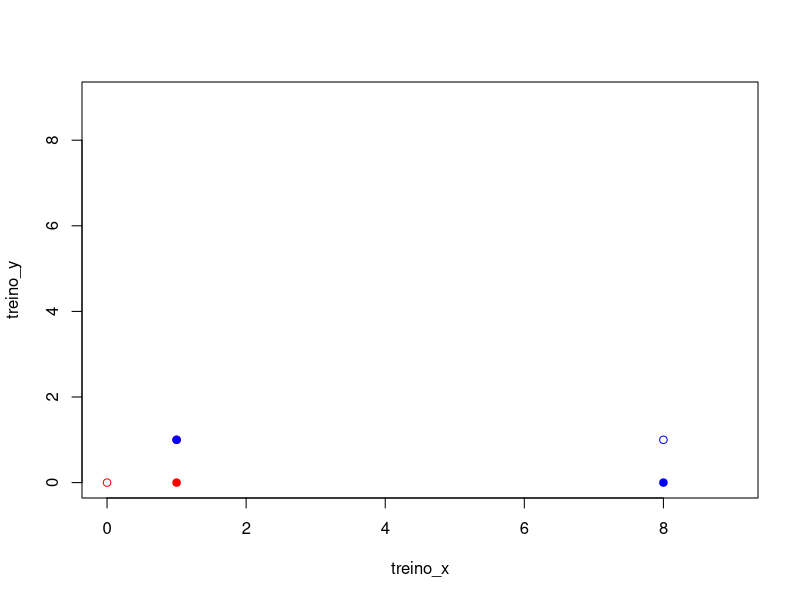

Generate this figure with R:
treino_x = c(1,8,0)
treino_y = c(1,1,0)

teste_x = c(1,1,8)
teste_y = c(1,0,0)

# cria gráfico do conjunto de treino usando pontos vazados
plot(treino_x, treino_y, col = c('red', 'blue', 'red'), xlim=c(0,9), ylim=c(0,9))
# adiciona os pontos do conjunto de teste utilizando pontos cheios
points(teste_x, teste_y, col = c('blue', 'red', 'blue'), pch=19)
 